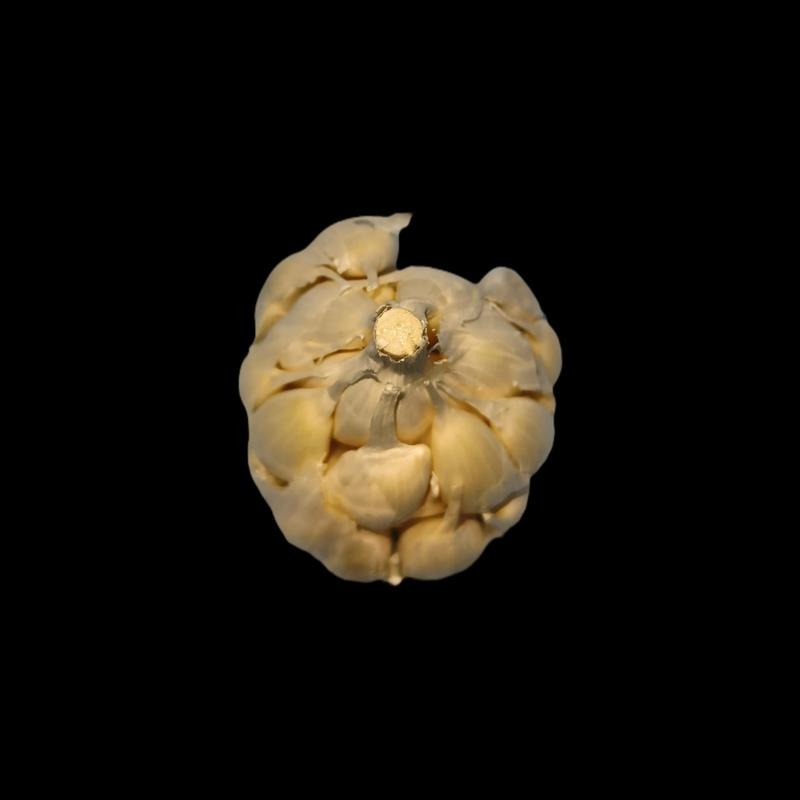
#> input picture dataset/test/Garlic/resized-WhatsApp Image 2024-10-13 at 15.10.52 (1).jpeg, 800 x 800 px, found by its file name; its folder holds only this picture in this run
$ python augmentation.py
#> lines starting #> are read from the running program, lines starting #| are printed output that depends on the picture
import cv2
import numpy as np
import os
import random

def horizontal_flip(image):
    """Perform horizontal flip on the image."""
    return cv2.flip(image, 1)

def vertical_flip(image):
    """Perform vertical flip on the image."""
    return cv2.flip(image, 0)

def rotate_image(image, angle):
    """Rotate the image by a given angle."""
    (h, w) = image.shape[:2]
    center = (w // 2, h // 2)
    M = cv2.getRotationMatrix2D(center, angle, 1.0)
    return cv2.warpAffine(image, M, (w, h))

def random_brightness_contrast(image):
    """Randomly adjust brightness and contrast of the image."""
    alpha = random.uniform(0.8, 1.2)  # Contrast
    beta = random.randint(-30, 30)     # Brightness
    return cv2.convertScaleAbs(image, alpha=alpha, beta=beta)

def augment_image(image):
    """Randomly select an augmentation function and apply it to the image."""
    aug_functions = [horizontal_flip, vertical_flip,
                     lambda img: rotate_image(img, random.randint(-30, 30)),
                     random_brightness_contrast]
    aug_function = random.choice(aug_functions)
    return aug_function(image)

def augment_and_save_images(input_base_dir, output_base_dir, num_augmentations_per_image=10):
    """Augment images and save them to the output directory."""
#> called with num_augmentations_per_image = 20
    os.makedirs(output_base_dir, exist_ok=True)

    for class_name in os.listdir(input_base_dir):
        class_input_dir = os.path.join(input_base_dir, class_name)

        if not os.path.isdir(class_input_dir):
            continue

        class_output_dir = os.path.join(output_base_dir, class_name)
        os.makedirs(class_output_dir, exist_ok=True)

        image_files = [file for file in os.listdir(class_input_dir) if file.endswith(('.png', '.jpg', '.jpeg'))]

        for img_file in image_files:
            img_path = os.path.join(class_input_dir, img_file)
            image = cv2.imread(img_path)
#> image is the input picture: shape (800, 800, 3); mean B, G, R 12.4, 19.2, 23.3

            if image is None:
                print(f"Error loading image {img_path}. Skipping.")
                continue

            for i in range(num_augmentations_per_image):
                augmented_image = augment_image(image)
                aug_img_name = f'{os.path.splitext(img_file)[0]}_aug_{i}.jpg'
                cv2.imwrite(os.path.join(class_output_dir, aug_img_name), augmented_image)
#> this loop made 20 passes
#> pass 2, in augment_and_save_images, `augmented_image = augment_image(image)`:
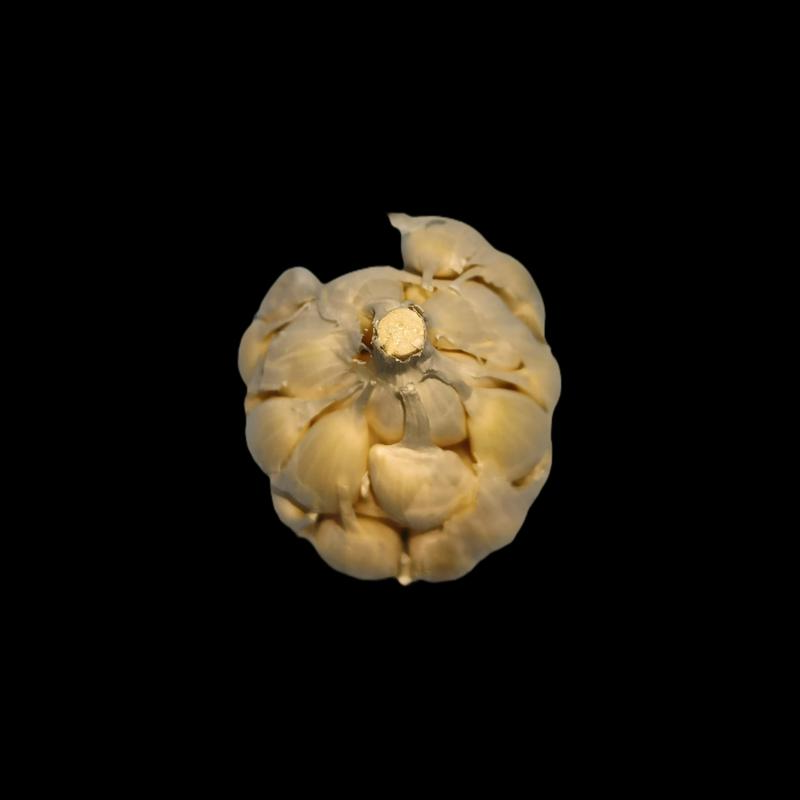
#> augmented_image: shape (800, 800, 3); mean B, G, R 12.4, 19.2, 23.3
#> pass 2 of the loop in augment_and_save_images, `for class_name in os.listdir(input_base_dir):`:
#> in augment_and_save_images, `image_files = [file for file in os.listdir(class_input_dir) if file.en..`: image_files = 1 item
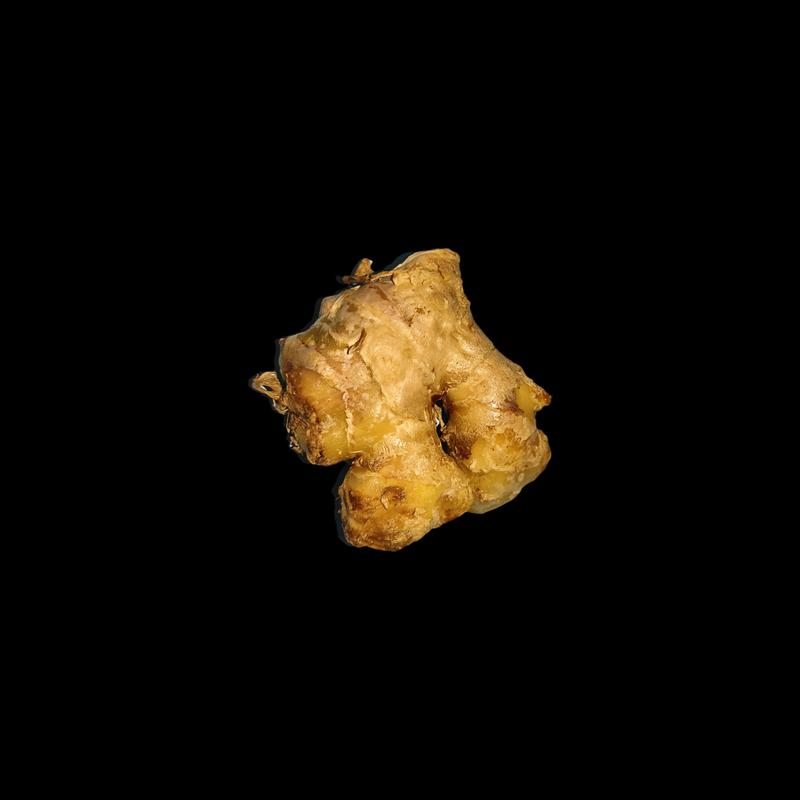
#> input picture dataset/test/Ginger/resized-WhatsApp Image 2024-10-13 at 16.47.36.jpeg, 800 x 800 px, found by its file name
#> in augment_and_save_images, image is the input picture: shape (800, 800, 3); mean B, G, R 5, 11.5, 15.9
#> the loop in augment_and_save_images, `for i in range(num_augmentations_per_image):` made 20 passes
#> pass 1, in augment_and_save_images, `augmented_image = augment_image(image)`:
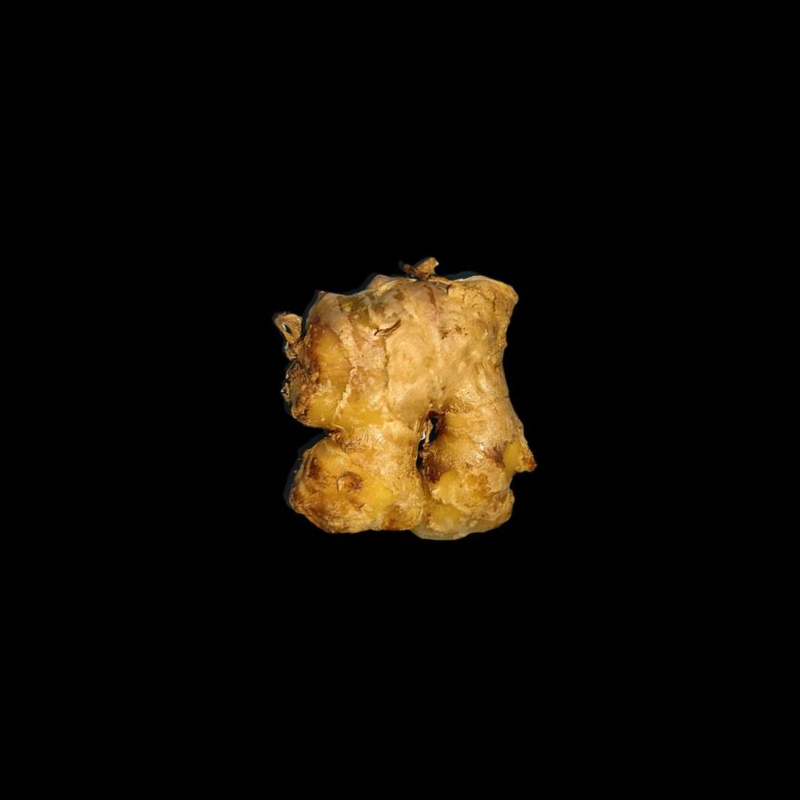
#> augmented_image: shape (800, 800, 3); mean B, G, R 5, 11.5, 15.9
#> pass 2, in augment_and_save_images, `augmented_image = augment_image(image)`:
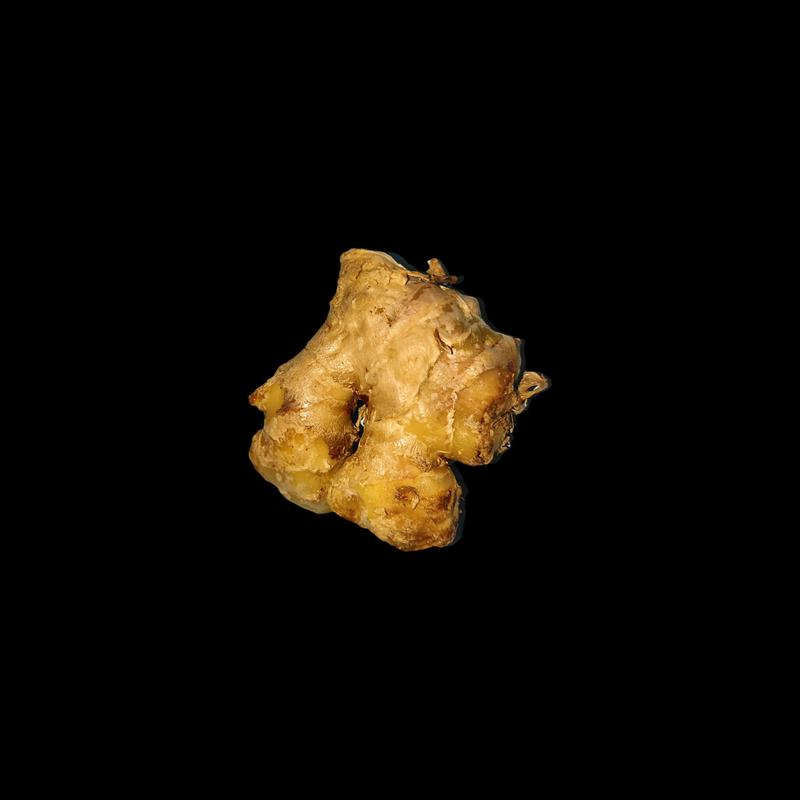
#> augmented_image: shape (800, 800, 3); mean B, G, R 5, 11.5, 15.9
#> pass 3 of the loop in augment_and_save_images, `for class_name in os.listdir(input_base_dir):`:
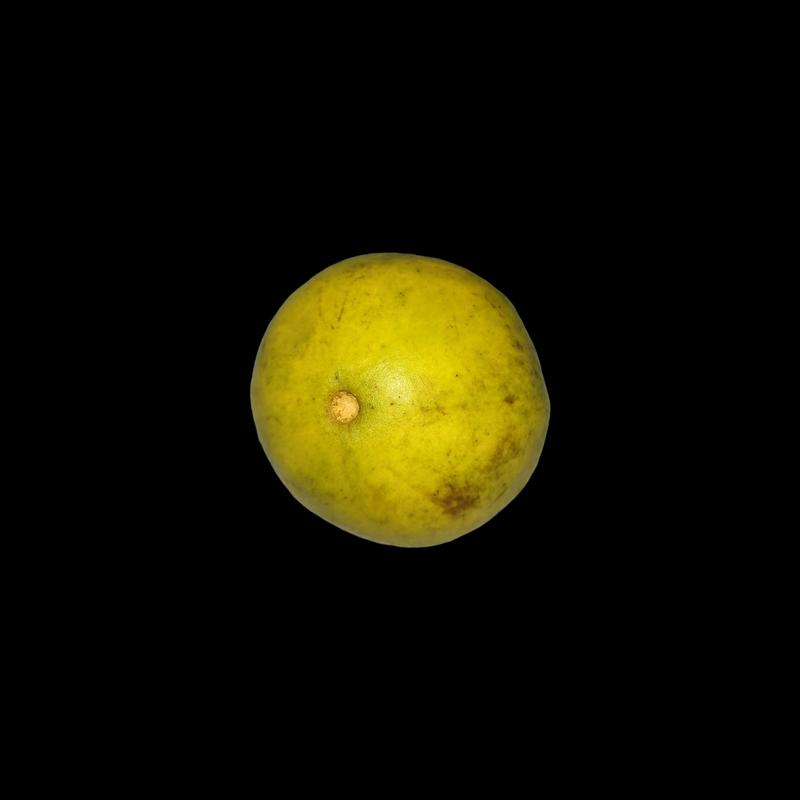
#> input picture dataset/test/Guava/resized-WhatsApp Image 2024-10-13 at 16.19.29.jpeg, 800 x 800 px, found by its file name
#> in augment_and_save_images, image is the input picture: shape (800, 800, 3); mean B, G, R 1.7, 16.8, 18.9
#> the loop in augment_and_save_images, `for i in range(num_augmentations_per_image):` made 20 passes
#> pass 2, in augment_and_save_images, `augmented_image = augment_image(image)`:
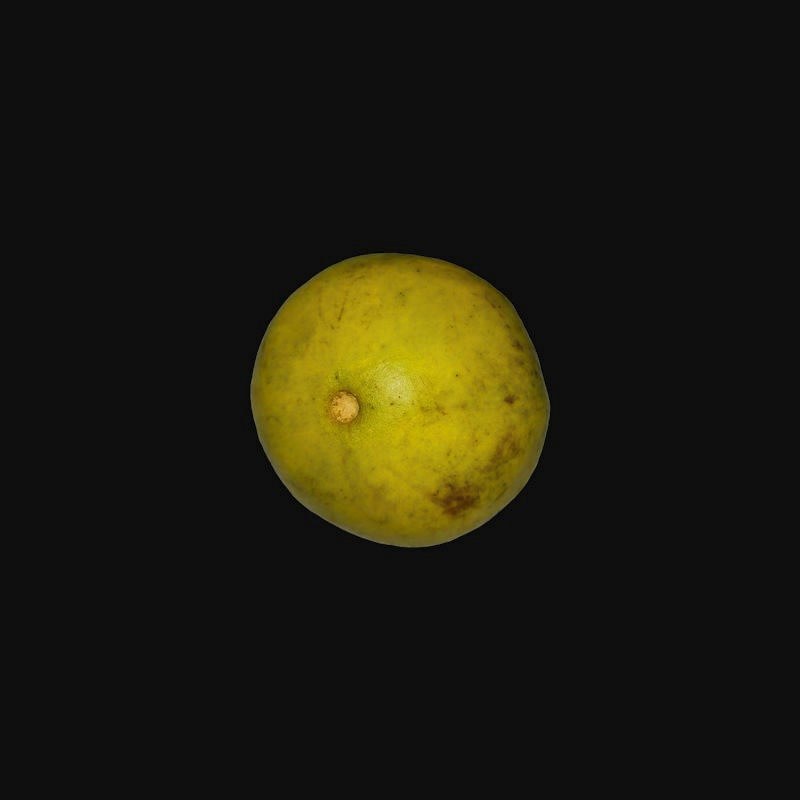
#> augmented_image: shape (800, 800, 3); mean B, G, R 14.8, 27.3, 29.2
#> pass 3, in augment_and_save_images, `augmented_image = augment_image(image)`:
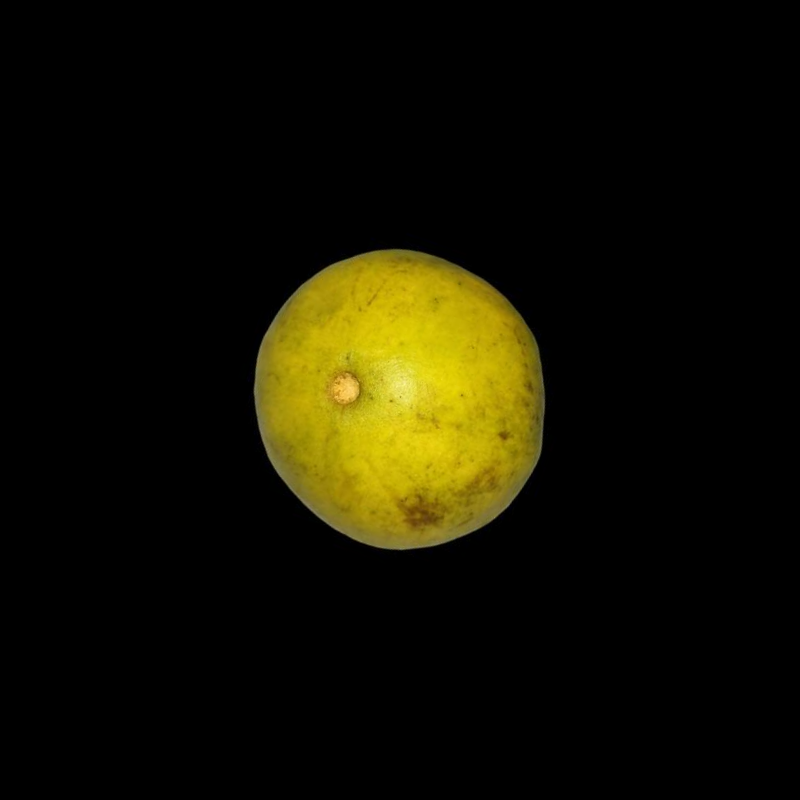
#> augmented_image: shape (800, 800, 3); mean B, G, R 1.7, 16.8, 18.9

    print(f"Augmentation completed for all classes. Check the output base directory: {output_base_dir}")

def reduce_noise(image):
    """Reduce noise in the image using Gaussian blur."""
    return cv2.GaussianBlur(image, (5, 5), 0)

def color_correction(image):
    """Apply CLAHE for color correction."""
    lab = cv2.cvtColor(image, cv2.COLOR_BGR2LAB)
    l, a, b = cv2.split(lab)
    clahe = cv2.createCLAHE(clipLimit=3.0, tileGridSize=(8, 8))
    cl = clahe.apply(l)
    limg = cv2.merge((cl, a, b))
    return cv2.cvtColor(limg, cv2.COLOR_LAB2BGR)

def preprocess_and_save_images(input_base_dir, output_base_dir, target_size=(224, 224)):
    """Preprocess images and save them to the output directory."""
#> called with target_size = (224, 224)
    os.makedirs(output_base_dir, exist_ok=True)

    for class_name in os.listdir(input_base_dir):
        class_input_dir = os.path.join(input_base_dir, class_name)

        if not os.path.isdir(class_input_dir):
            continue

        class_output_dir = os.path.join(output_base_dir, class_name)
        os.makedirs(class_output_dir, exist_ok=True)

        image_files = [file for file in os.listdir(class_input_dir) if file.endswith(('.png', '.jpg', '.jpeg'))]
#> image_files = []

        for img_file in image_files:
            img_path = os.path.join(class_input_dir, img_file)
            image = cv2.imread(img_path)

            if image is None:
                print(f"Error loading image {img_path}. Skipping.")
                continue

            # Resize image
            image_resized = cv2.resize(image, target_size)

            # Reduce noise
            image_denoised = reduce_noise(image_resized)

            # Apply color correction
            image_corrected = color_correction(image_denoised)

            # Normalize pixel values to the range [0, 1]
            image_normalized = image_corrected / 255.0

            # Save the processed image
            processed_img_name = f'{os.path.splitext(img_file)[0]}_processed.jpg'
            cv2.imwrite(os.path.join(class_output_dir, processed_img_name), image_normalized * 255)  # Scale back to 0-255 for saving
#> pass 2 of the loop in preprocess_and_save_images, `for class_name in os.listdir(input_base_dir):`:
#> pass 3 of the loop in preprocess_and_save_images, `for class_name in os.listdir(input_base_dir):`:

    print(f"Preprocessing completed for all classes. Check the output base directory: {output_base_dir}")

# Paths for input and output base directories
input_directory = r"C:\Users\navon\OneDrive\Documents\ai workd\resized_data\test"
output_directory = r"C:\Users\navon\OneDrive\Documents\ai workd\augment_test"
output2_directory = r"C:\Users\navon\OneDrive\Documents\ai workd\processed_images"

# Step 1: Augment images for all classes and save them
augment_and_save_images(input_directory, output_directory, num_augmentations_per_image=20)

# Step 2: Preprocess the augmented images and save them to another directory
preprocess_and_save_images(output_directory, output2_directory)
